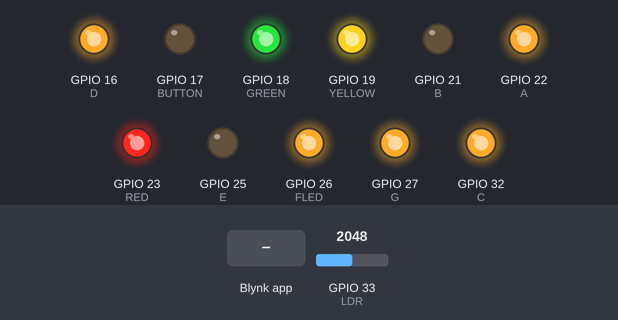
Simulated run of this sketch. Board: ESP32. Shown: output pins drawn as LEDs (lit = HIGH). The inputs (shaded band) are chosen by the test bench; at power-on: GPIO 33 (LDR) = 2048. WiFi joins after 1.5 s; servers stay silent unless stated; uploads are accepted with an empty reply; what the sketch prints to the serial monitor is not drawn.

Above: at 3.1 s.
3.2 s: Blynk app writes 0 to V0
At 3.5 s:
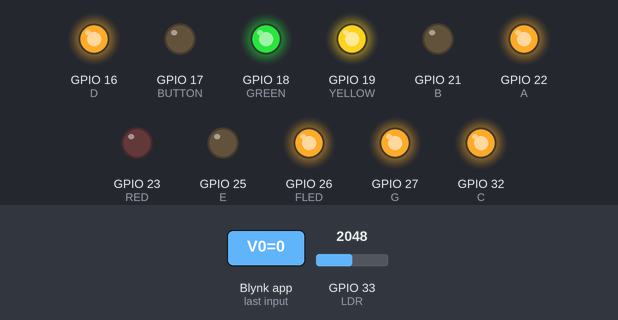
4.7 s: Blynk app writes 0 to V1
At 5.9 s:
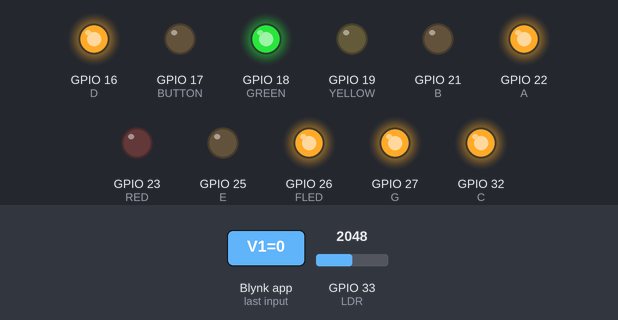
7.7 s: Blynk app writes 0 to V2
At 8.7 s:
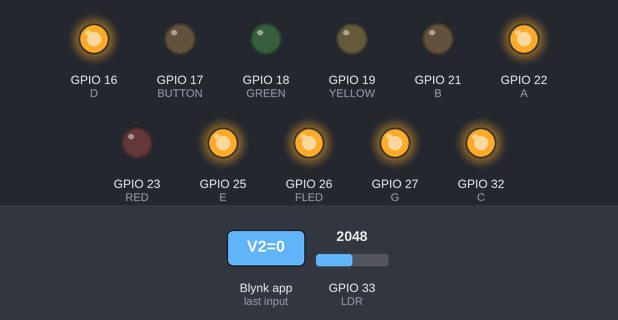
9.4 s: Blynk app writes 1 to V0
At 10.6 s:
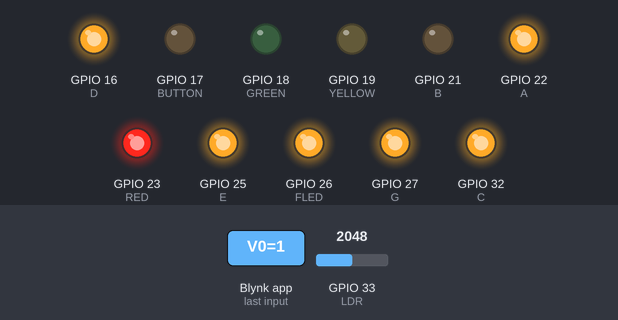
10.9 s: Blynk app writes 1 to V1
At 11.8 s:
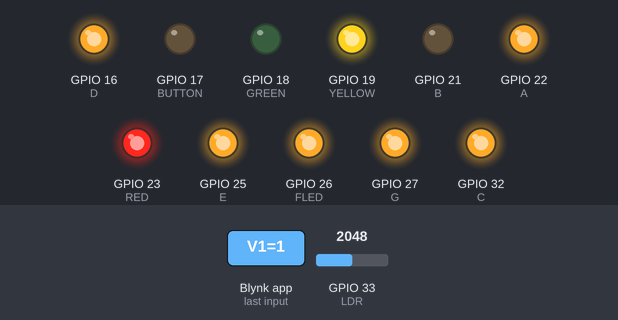
12.4 s: Blynk app writes 1 to V2
At 12.9 s:
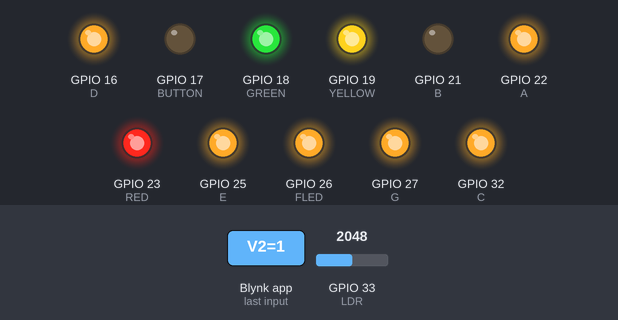
Timing chart, 0 to 50.6 s (numbered marks = the images above; inputs shaded):
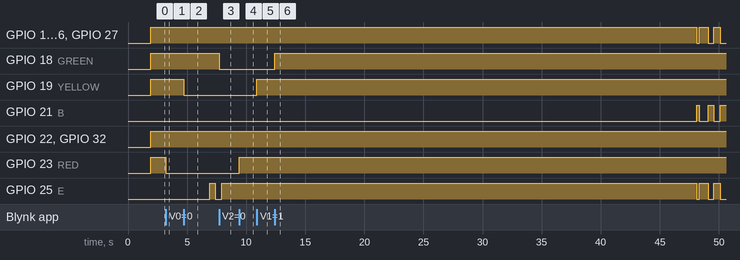

Measured:
- after the input at 3.2 s, GPIO 23 (RED): HIGH → LOW at once
- after the input at 4.7 s, GPIO 19 (YELLOW): HIGH → LOW at once; GPIO 25 (E): LOW → HIGH after 2.2 s, → LOW 0.48 s later
- after the input at 7.7 s, GPIO 18 (GREEN): HIGH → LOW at once
- after the input at 9.4 s, GPIO 23 (RED): LOW → HIGH at once
- after the input at 10.9 s, GPIO 19 (YELLOW): LOW → HIGH at once
- after the input at 12.4 s, GPIO 18 (GREEN): LOW → HIGH at once

The sketch:

intelligent-home-iot.ino
```cpp
#define BLYNK_TEMPLATE_ID "TMPLdroSeriT"
#define BLYNK_DEVICE_NAME "fog"
#define BLYNK_AUTH_TOKEN "R-SI-kqRSzWd13Rm8Eo82W77NXYKI0I6"
#include <Blynk.h>
#define BLYNK_PRINT Serial

#include "BlynkSimpleEsp32.h"
#include <Arduino_JSON.h>

#include <WiFi.h>
#include <HTTPClient.h>

#include "soc/soc.h"
#include "soc/rtc_cntl_reg.h"

#define ACTIVE_STATE 0
#define LOW_STATE 1
#define UNACTIVE_STATE 2

#define LDR 33
#define RED 23
#define GREEN 18
#define YELLOW 19
#define RESISTOR 14

#define BUTTON 17

#define A 22
#define B 21
#define C 32
#define D 16
#define E 25
#define FLED 26
#define G 27

bool sete_segmentos[10][7] = {
{ 1,1,1,1,1,1,0 }, // = Digito 0
{ 0,1,1,0,0,0,0 }, // = Digito 1
{ 1,1,0,1,1,0,1 }, // = Digito 2
{ 1,1,1,1,0,0,1 }, // = Digito 3
{ 0,1,1,0,0,1,1 }, // = Digito 4
{ 1,0,1,1,0,1,1 }, // = Digito 5
{ 1,0,1,1,1,1,1 }, // = Digito 6
{ 1,1,1,0,0,0,0 }, // = Digito 7
{ 1,1,1,1,1,1,1 }, // = Digito 8
{ 1,1,1,1,0,1,1 }, // = Digito 9
};

int previous_ldr = 0;

int state = LOW_STATE;
int batteryPercentage = 57;
int ldrCount = 0;
int batteryUsage = 0; // quando chegar a mil, perde 1

int isRedActive = 1;
int isYellowActive = 1;
int isGreenActive = 1;
int isResistorActive = 1;

int redKW = 0;
int yellowKW = 0;
int greenKW = 0;
int resistorKW = 0;

char auth[] = BLYNK_AUTH_TOKEN;
char ssid[] = "CINGUESTS";
char pass[] = "acessocin";
char serverLogsName[] = "http://172.22.65.102:1200/logs/";
char serverAnalyzeName[] = "http://172.22.65.102:1200/analyze";

BlynkTimer timer;

BlynkTimer fogTimer;

BLYNK_WRITE(V0){
  isRedActive = param.asInt();
}

BLYNK_WRITE(V1){
  isYellowActive = param.asInt();
}

BLYNK_WRITE(V2){
  isGreenActive = param.asInt();
}

BLYNK_WRITE(V3){
  isResistorActive = param.asInt();
}

BLYNK_WRITE(V4){
  int isOn = param.asInt();
  if (isOn) {
    state = ACTIVE_STATE;
  } else {
    state = UNACTIVE_STATE;
  }
}

BLYNK_WRITE(V10){
  analyze();
}

void setup() {
  WRITE_PERI_REG(RTC_CNTL_BROWN_OUT_REG, 0);
  pinMode(LDR, INPUT); //LDR
  pinMode(BUTTON, OUTPUT);

  pinMode(RED, OUTPUT); //vermelho
  pinMode(YELLOW, OUTPUT); //amarelo
  pinMode(GREEN, OUTPUT); //verde

  pinMode(A, OUTPUT);
  pinMode(B, OUTPUT);
  pinMode(C, OUTPUT);
  pinMode(D, OUTPUT);
  pinMode(E, OUTPUT);
  pinMode(FLED, OUTPUT);
  pinMode(G, OUTPUT);

  Serial.begin(115200);
  Serial.println("Começou");

  WiFi.begin(ssid, pass);
  Serial.println("Connecting");
  while(WiFi.status() != WL_CONNECTED) {
    delay(500);
    Serial.print(".");
  }
  Serial.println("");
  Serial.print("Connected to WiFi network with IP Address: ");
  Serial.println(WiFi.localIP());

  delay(100);
  Blynk.begin(auth,ssid,pass);
  Blynk.virtualWrite(V0, isRedActive);
  Blynk.virtualWrite(V1, isYellowActive);
  Blynk.virtualWrite(V2, isGreenActive);
  Blynk.virtualWrite(V3, isResistorActive);
  Blynk.virtualWrite(V4, !(state == UNACTIVE_STATE));

  timer.setInterval(10L, updateUI);
  timer.setInterval(30000L, sendStatus);
}

void loop() {
  Blynk.run();
  timer.run();
}

void sendStatus() {
  httpPOSTRequest();
}

void updateUI() {
  readButton();
  writeDisplay(batteryPercentage/10);
  checkLDR();

  switch(state) {
  case ACTIVE_STATE:
    displayActors();
    useBattery();
  break;
  case UNACTIVE_STATE:
    lowActors();
  break;
  case LOW_STATE:
    lowActors();
    checkBattery();
  break;
  }
}

void readButton() {
  int b_press = digitalRead(BUTTON);
  if (b_press == HIGH) {
    if (state == UNACTIVE_STATE) {
      state = ACTIVE_STATE;
      Blynk.virtualWrite(V4, 1);
    } else {
      state = UNACTIVE_STATE;
      Blynk.virtualWrite(V4, 0);
    }
    delay(500);
  }
}

void checkBattery() {
  if (batteryPercentage > 3) {
    state = ACTIVE_STATE;
    Blynk.virtualWrite(V4, 1);
  }
}

void printBattery() {
  Serial.println("Bateria - " + String(batteryPercentage) + "%");
}

void displayActors() {
  digitalWrite(RED, isRedActive);
  digitalWrite(YELLOW, isYellowActive);
  digitalWrite(GREEN, isGreenActive);
  digitalWrite(RESISTOR, isResistorActive);
}

void lowActors() {
  digitalWrite(RED, LOW);
  digitalWrite(YELLOW, LOW);
  digitalWrite(GREEN, LOW);
  digitalWrite(RESISTOR, LOW);
}

void useBattery() {
  if (isRedActive) {
    batteryUsage += 2;
    redKW += 2;
  }
  if (isYellowActive) {
    batteryUsage += 2;
    yellowKW += 2;
  }
  if (isGreenActive) {
    batteryUsage += 1;
    greenKW += 1;
  }
  if (isResistorActive) {
    batteryUsage += 3;
    resistorKW += 3;
  }

  if (batteryUsage >= 1000) {
    batteryPercentage -= 1;
    printBattery();
    batteryUsage = 0;
    writeBatteryValue();
  }

  if (batteryPercentage <= 0) {
    Serial.println("A bateria está muito fraca... Carregue mais!");
     state = LOW_STATE;
  }
}

void writeBatteryValue() {
  Blynk.virtualWrite(V5, batteryPercentage);
  Blynk.virtualWrite(V6, redKW / 1000);
  Blynk.virtualWrite(V7, yellowKW / 1000);
  Blynk.virtualWrite(V8, greenKW / 1000);
  Blynk.virtualWrite(V9, resistorKW / 1000);
}

void writeDisplay(int number) {
  bool* display = sete_segmentos[number];
  digitalWrite(A, display[0]);
  digitalWrite(B, display[1]);
  digitalWrite(C, display[2]);
  digitalWrite(D, display[3]);
  digitalWrite(E, display[4]);
  digitalWrite(FLED, display[5]);
  digitalWrite(G, display[6]);
}

void checkLDR() {
  int ldr_read = analogRead(LDR);
  if(ldr_read > 300) {
    ldrCount += 1;
    if (ldrCount >= 100) {
      if (batteryPercentage < 100) {
        batteryPercentage += 1;
        printBattery();
        writeBatteryValue();
      }
      ldrCount = 0;
    }
  }
  previous_ldr = ldr_read;
}

void httpPOSTRequest() {
  //Check WiFi connection status
  if(WiFi.status()== WL_CONNECTED){
    WiFiClient client;
    HTTPClient http;

    // Your Domain name with URL path or IP address with path
    http.begin(client, serverLogsName);

    // Specify content-type header
    http.addHeader("Content-Type", "application/x-www-form-urlencoded");
    // Data to send with HTTP POST
    String httpRequestData = "{\"redKW\":" + String(redKW) + ",\"yellowKW\":" + String(yellowKW) + ",\"greenKW\":" + String(greenKW) + ",\"resistorKW\":" + String(resistorKW) + "}";
    Serial.println("Enviando " + httpRequestData);

    // If you need an HTTP request with a content type: application/json, use the following:
    http.addHeader("Content-Type", "application/json");
    int httpResponseCode = http.POST(httpRequestData);

    // If you need an HTTP request with a content type: text/plain
    //http.addHeader("Content-Type", "text/plain");
    //int httpResponseCode = http.POST("Hello, World!");

    Serial.print("HTTP Response code: ");
    Serial.println(httpResponseCode);

    // Free resources
    http.end();
  }
  else {
    Serial.println("WiFi Disconnected");
  }
}

void analyze() {
  //Check WiFi connection status
  if(WiFi.status()== WL_CONNECTED){
    WiFiClient client;
    HTTPClient http;

    // Your Domain name with URL path or IP address with path
    http.begin(client, serverAnalyzeName);


    // If you need an HTTP request with a content type: application/json, use the following:
    http.setTimeout(5);
    int httpResponseCode = http.GET();

    // If you need an HTTP request with a content type: text/plain
    //http.addHeader("Content-Type", "text/plain");
    //int httpResponseCode = http.POST("Hello, World!");

    Serial.print("HTTP Response code: ");
    Serial.println(httpResponseCode);

    // Free resources
    http.end();
  }
  else {
    Serial.println("WiFi Disconnected");
  }
}
```
